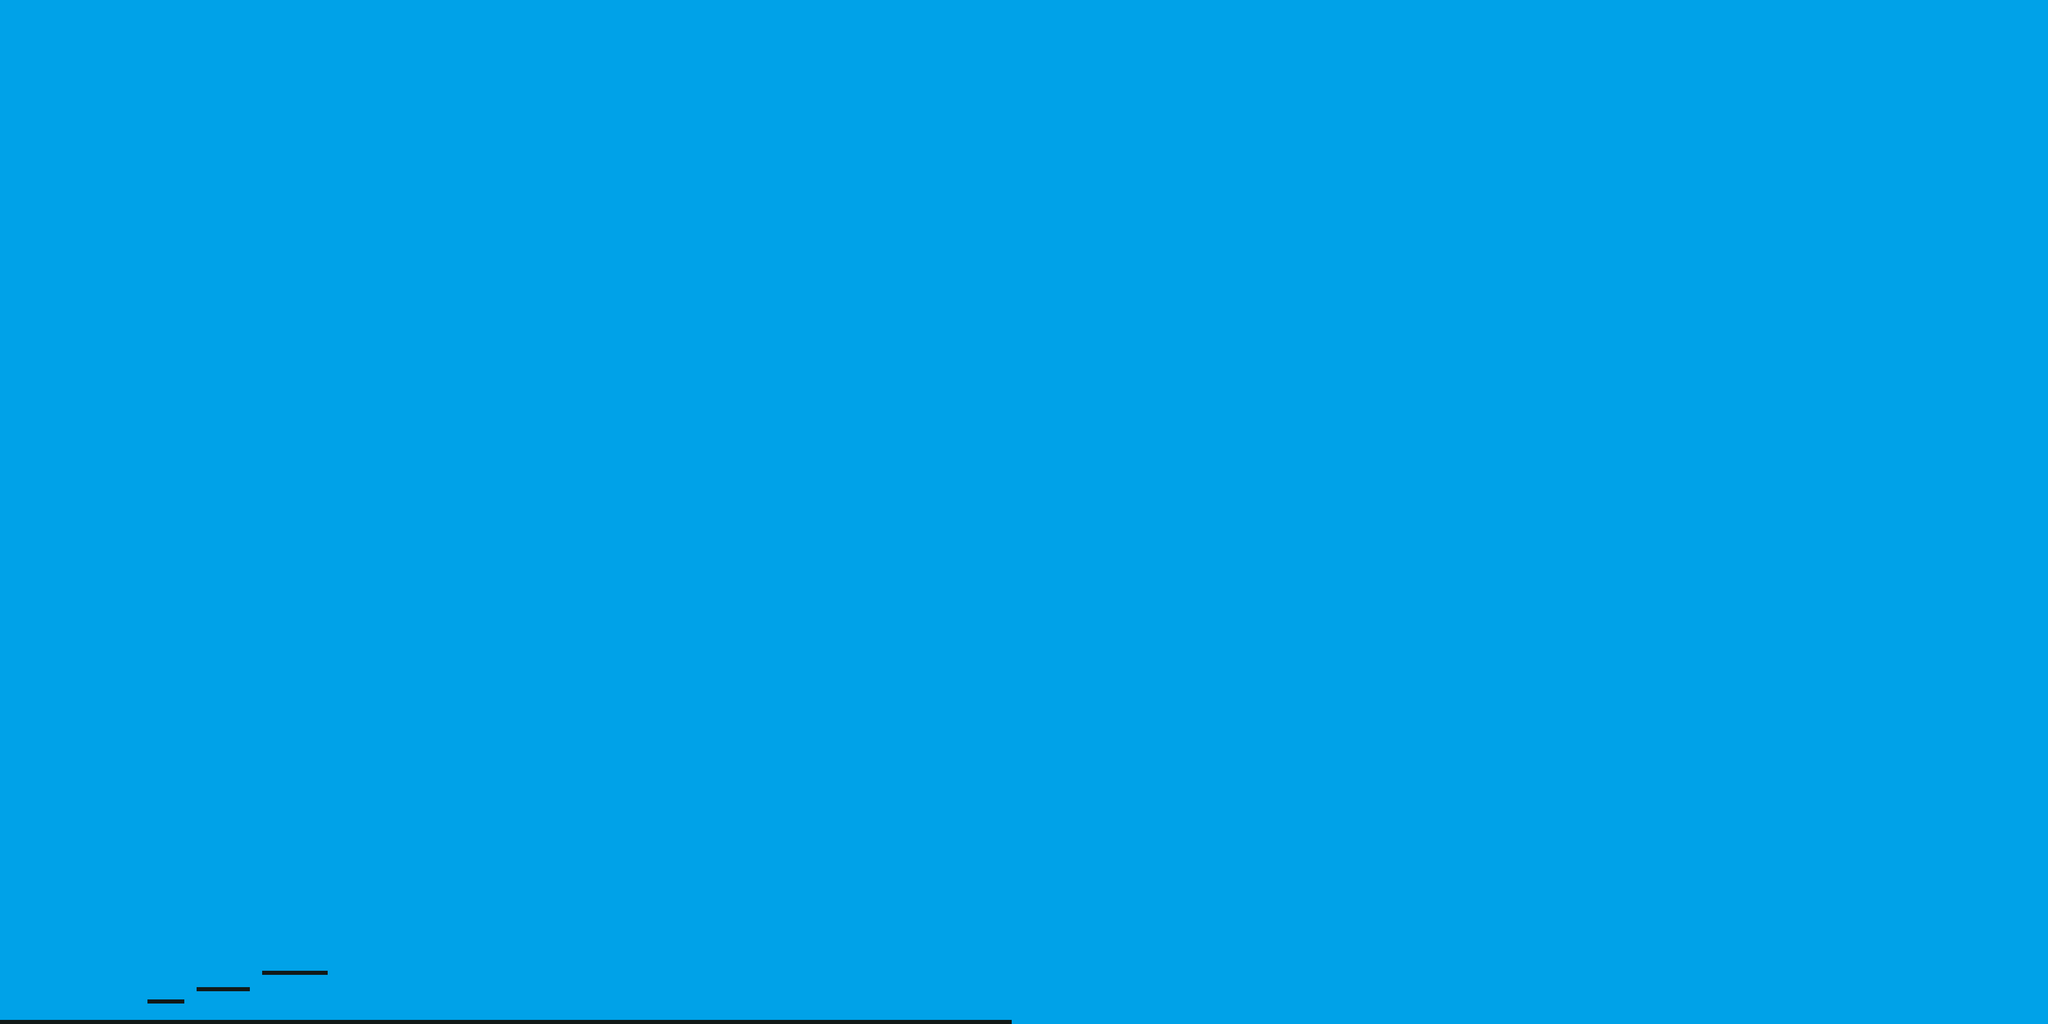

This is a level from a 2D game, rendered from its Tiled map with the project's own tilesets. A one-line summary and the map file follow, with tile-layer data summarised:
An orthogonal 500x250 tile map with 8x8 px tiles, 1 tile layer (Background), 4 tilesets and 4 objects.

<map version="1.0" orientation="orthogonal" renderorder="right-down" width="500" height="250" tilewidth="8" tileheight="8" nextobjectid="5">
 <tileset firstgid="1" name="another_gary_w_roof_a4_by_rpg_customz-d8tnjz4" tilewidth="8" tileheight="8" spacing="2" margin="1" tilecount="96" columns="6">
  <image source="another_gary_w_roof_a4_by_rpg_customz-d8tnjz4.png" width="64" height="160" />
 </tileset>
 <tileset firstgid="97" name="sewer_1" tilewidth="8" tileheight="8" spacing="2" margin="1" tilecount="875" columns="25">
  <image source="sewer_1.png" width="256" height="352" />
 </tileset>
 <tileset firstgid="972" name="blue_wagon_a4_by_rpg_customz-d8tnkf6" tilewidth="8" tileheight="8" spacing="2" margin="1" tilecount="96" columns="6">
  <image source="blue_wagon_a4_by_rpg_customz-d8tnkf6.png" width="64" height="160" />
 </tileset>
 <tileset firstgid="1068" name="updated_tilesets_by_chaoticdan-d8kwwqx" tilewidth="8" tileheight="8" spacing="2" margin="1" tilecount="1482" columns="57">
  <image source="updated_tilesets_by_chaoticdan-d8kwwqx.png" width="572" height="263" />
 </tileset>
 <layer name="Background" width="500" height="250">
  <data>[125000 cells, 125000 non-empty, 2 distinct tile ids]</data>
 </layer>
 <objectgroup name="Object Layer 1">
  <object id="1" x="3" y="1991" width="1973" height="8" />
  <object id="2" x="290" y="1951" width="69" height="9" />
  <object id="3" x="385" y="1928" width="104" height="8" />
  <object id="4" x="513" y="1896" width="127" height="10" />
 </objectgroup>
</map>
